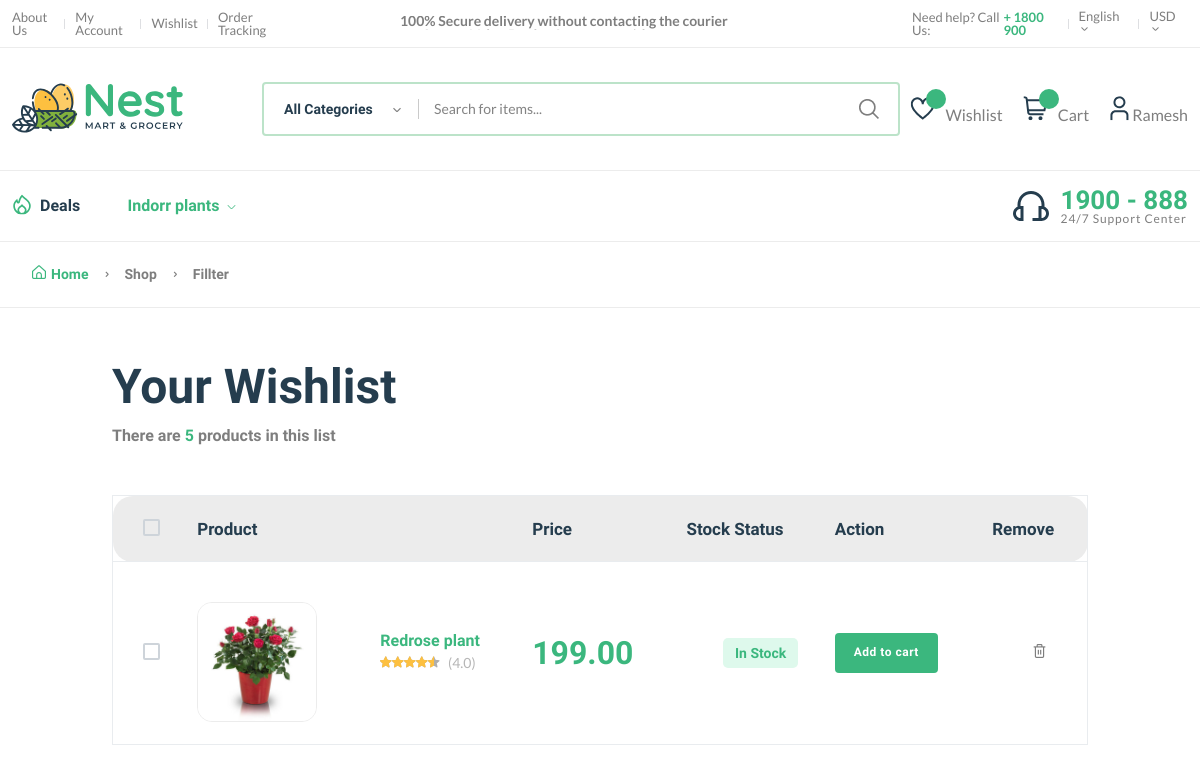
/wishlist/ (signed in), run on the app's committed database.
### accountmanager/models.py (models this page shows, shortened)
class User(auth_models.AbstractBaseUser, models.Model):
    name = models.CharField(max_length=200)
    email = models.EmailField(max_length=200)
    phone = models.CharField(max_length=15,unique=True)
    dob = models.CharField(max_length=20, null=True, blank=True)
    profile_pic = models.ImageField(upload_to='profile', default='', null=True, blank=True)
    is_active = models.BooleanField(default=True)
    is_staff = models.BooleanField(default=False)
    is_superuser= models.BooleanField(default=True)
    is_admin = models.BooleanField(default=False)
    is_user = models.BooleanField(default=False)
    USERNAME_FIELD = 'phone'
    objects = UserManager()
    REQUIRED_FIELDS = ['name']

### categorymanager/models.py (models this page shows)
class CategoryModel(models.Model):
    title = models.CharField(max_length=200)
    status = models.BooleanField(default=1, null=True, blank=True)
    @property
    def sucat_list(self):
        return self.category.all()

### ordermanager/models.py (models this page shows)
class WishlistModel(models.Model):
    productid = models.ForeignKey(ProductModel, on_delete=models.CASCADE)
    user  =  models.ForeignKey(User, on_delete=models.CASCADE)

### productmanager/models.py (models this page shows, shortened)
class ProductModel(models.Model):
    subcategory = models.ForeignKey(SubCategoryModel, on_delete=models.CASCADE)
    title = models.CharField(max_length=200, blank=False)
    description  = models.TextField()
    price  = models.DecimalField(max_digits=6, decimal_places=2)
    prouct_property = models.CharField(max_length=50, blank=False)
    coverImage = models.ImageField(upload_to='products/')
    Image1 = models.ImageField(upload_to='products', null=True, blank=True)
    Image2 = models.ImageField(upload_to='products', null=True, blank=True)
    Image3 = models.ImageField(upload_to='products', null=True, blank=True)
    Image4 = models.ImageField(upload_to='products', null=True, blank=True)
    stock = models.PositiveIntegerField(default=0)
    is_published = models.BooleanField(default=False)

### ordermanager/views.py (the view)
# urls.py: path('wishlist/',  orderViews.WishList_list),
def WishList_list(request):
    if not request.user.is_authenticated:
        return redirect('/userlogin/')
    if request.method == "POST":
        productid  = ProductModel.objects.get(id=request.POST.get('pid'))
        wishid = WishlistModel.objects.filter(productid=request.POST.get('pid')).count()
        if  not wishid :
            wishid = WishlistModel.objects.create(productid=productid, user=request.user)
        return HttpResponse(WishlistModel.objects.filter(user= request.user).count())
    else:
        categories = CategoryModel.objects.all()
        wishlist = WishlistModel.objects.filter(user= request.user)
        return render(request,'frontend/wishlist.html', {"categories": categories, "wishlist":wishlist})

### templates/frontend/wishlist.html (shortened to what this page needs)
{% extends "frontend/base.html" %}
{%load static%}
{% block content %}
    <div class="page-header breadcrumb-wrap">
        <div class="container">
            <div class="breadcrumb">
                <a href="index.html" rel="nofollow"><i class="fi-rs-home mr-5"></i>Home</a>
                <span></span> Shop <span></span> Fillter
            </div>
        </div>
    </div>
    <div class="container mb-30 mt-50">
        <div class="row">
            <div class="col-xl-10 col-lg-12 m-auto">
                <div class="mb-50">
                    <h1 class="heading-2 mb-10">Your Wishlist</h1>
                    <h6 class="text-body">There are <span class="text-brand">5</span> products in this list</h6>
                </div>
                <div class="table-responsive shopping-summery">
                    <table class="table table-wishlist">
                        <thead>
                            <tr class="main-heading">
                                <th class="custome-checkbox start pl-30">
                                    <label class="form-check-label" for="exampleCheckbox11"></label>
                                </th>
                                <th scope="col" colspan="2">Product</th>
                                <th scope="col">Price</th>
                                <th scope="col">Stock Status</th>
                                <th scope="col">Action</th>
                                <th scope="col" class="end">Remove</th>
                            </tr>
                        </thead>
                        <tbody>
                            {%for wishlistdata in wishlist%}
                            <tr class="pt-30" id="tr_{{wishlistdata.id}}">
                                <td class="custome-checkbox pl-30">
                                    <label class="form-check-label" for="exampleCheckbox1"></label>
                                </td>
                                <td class="image product-thumbnail pt-40"><img src="/products/{{wishlistdata.productid.coverImage}}" alt="#"></td>
                                <td class="product-des product-name">
                                    <h6><a class="product-name mb-10" href="/product/?id={{wishlistdata.productid.subcategory.id}}">{{wishlistdata.productid.title}}</a></h6>
                                    <div class="product-rate-cover">
                                        <div class="product-rate d-inline-block">
                                            <div class="product-rating" style="width: 90%"></div>
                                        </div>
                                        <span class="font-small ml-5 text-muted"> (4.0)</span>
                                    </div>
                                </td>
                                <td class="price" data-title="Price">
                                    <h3 class="text-brand">{{wishlistdata.productid.price}}</h3>
                                </td>
                                <td class="text-center detail-info" data-title="Stock">
                                    <span class="stock-status in-stock mb-0">  In Stock </span>
                                </td>
                                <td class="text-right" data-title="Cart">
                                    <button class="btn btn-sm" id="cart_{{wishlistdata.productid.id}}">Add to cart</button>
                                </td>
                                <td class="action text-center" data-title="Remove">
                                    <a href="javascript:void(0)" class="text-body" id="delwishlist_{{wishlistdata.id}}"><i class="fi-rs-trash"></i></a>
                                </td>
                            </tr>
                            {%endfor%}
                        </tbody>
                    </table>
                </div>
            </div>
        </div>
    </div>
{%endblock%}

### templates/frontend/base.html (shortened to what this page needs)
{%load static%}
<!DOCTYPE html>
<html class="no.js" lang="en">
<head>
    <link rel="stylesheet" href="{% static '/frontend/assets/css/plugins/animate.min.css' %}" />
    <link rel="stylesheet" href="{% static '/frontend/assets/css/main.css' %}" />
</head>
<body>
    <header class="header-area header-style-1 header-height-2">
        <div class="header-top header-top-ptb-1 d-none d-lg-block">
            <div class="container">
                <div class="row align-items-center">
                    <div class="col-xl-3 col-lg-4">
                        <div class="header-info">
                            <ul>
                                <li><a href="/aboutus/">About Us</a></li>
                                <li><a href="/myacount/">My Account</a></li>
                                <li><a href="/wishlist/">Wishlist</a></li>
                                <li><a href="/ordertracking/">Order Tracking</a></li>
                            </ul>
                        </div>
                    </div>
                    <div class="col-xl-6 col-lg-4">
                        <div class="text-center">
                            <div id="news-flash" class="d-inline-block">
                                <ul>
                                    <li>100% Secure delivery without contacting the courier</li>
                                </ul>
                            </div>
                        </div>
                    </div>
                    <div class="col-xl-3 col-lg-4">
                        <div class="header-info header-info-right">
                            <ul>
                                <li>Need help? Call Us: <strong class="text-brand"> + 1800 900</strong></li>
                                <li>
                                    <a class="language-dropdown-active" href="#">English <i class="fi-rs-angle-small-down"></i></a>
                                </li>
                                <li>
                                    <a class="language-dropdown-active" href="#">USD <i class="fi-rs-angle-small-down"></i></a>
                                </li>
                            </ul>
                        </div>
                    </div>
                </div>
            </div>
        </div>
        <div class="header-middle header-middle-ptb-1 d-none d-lg-block">
            <div class="container">
                <div class="header-wrap">
                    <div class="logo logo-width-1">
                        <a href="/"><img src="{% static   '/frontend/assets/imgs/theme/logo.svg'  %}" alt="logo" /></a>
                    </div>
                    <div class="header-right">
                        <div class="search-style-2">
                            <form action="#">
                                <input type="text" placeholder="Search for items..." />
                            </form>
                        </div>
                        <div class="header-action-right">
                            <div class="header-action-2">
                                <div class="header-action-icon-2">
                                    <a href="shop-wishlist.html">
                                        <img class="svgInject" alt="Nest" src="{% static   '/frontend/assets/imgs/theme/icons/icon-heart.svg'  %}" />
                                        <span class="pro-count blue" id="wishlist">{{wishlist_count}}</span>
                                    </a>
                                    <a href="/wishlist"><span class="lable">Wishlist</span></a>
                                </div>
                                <div class="header-action-icon-2">
                                    <a class="mini-cart-icon" href="shop-cart.html">
                                        <img alt="Nest" src="{% static   '/frontend/assets/imgs/theme/icons/icon-cart.svg'  %}" />
                                        <span class="pro-count blue" id="cartcount"></span>
                                    </a>
                                    <a href="/cart/?detail=true"><span class="lable">Cart</span></a>
                                </div>
                                <div class="header-action-icon-2">
                                    <a href="page-account.html">
                                        <img class="svgInject" alt="Nest" src="{% static   '/frontend/assets/imgs/theme/icons/icon-user.svg'  %}" />
                                    </a>
                                    {% if request.user.is_authenticated %}
                                    <a href="/profile/"><span class="lable ml-0"> {{ request.user.name }}</span></a>
                                    {% else %}
                                    <a href="/userlogin/"><span class="lable ml-0">Login</span></a>{% endif %}
                                </div>
                            </div>
                        </div>
                    </div>
                </div>
            </div>
        </div>
        <div class="header-bottom header-bottom-bg-color sticky-bar">
            <div class="container">
                <div class="header-wrap header-space-between position-relative">
                    <div class="header-nav d-none d-lg-flex">
                        <div class="main-menu main-menu-padding-1 main-menu-lh-2 d-none d-lg-block font-heading">
                            <nav>
                                <ul>
                                    <li class="hot-deals"><img src="{% static   '/frontend/assets/imgs/theme/icons/icon-hot.svg'  %}" alt="hot deals" /><a href="shop-grid-right.html">Deals</a></li>
                                     {%for category in categories%}
                                    <li>
                                        <a class="active" href="javascript:void(0)">{{category.title}} <i class="fi-rs-angle-down"></i></a>
                                    </li>
                                    {%endfor%}
                                </ul>
                            </nav>
                        </div>
                    </div>
                    <div class="hotline d-none d-lg-flex">
                        <img src="{% static   '/frontend/assets/imgs/theme/icons/icon-headphone.svg'  %}" alt="hotline" />
                        <p>1900 - 888<span>24/7 Support Center</span></p>
                    </div>
                </div>
            </div>
        </div>
    </header>
    <main class="main">
        {% block content %}
        {% endblock %}
    </main>
</body>
</html>

### data on the page
User: user.name "Ramesh"
CategoryModel: title "Indorr plants"
WishlistModel: productid.coverImage (picture), productid "Redrose plant", productid.price "199.00"
